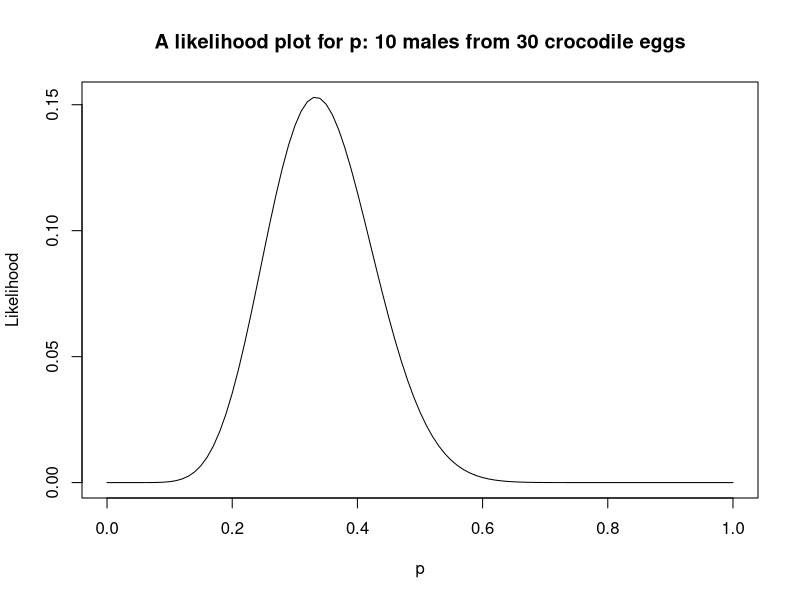
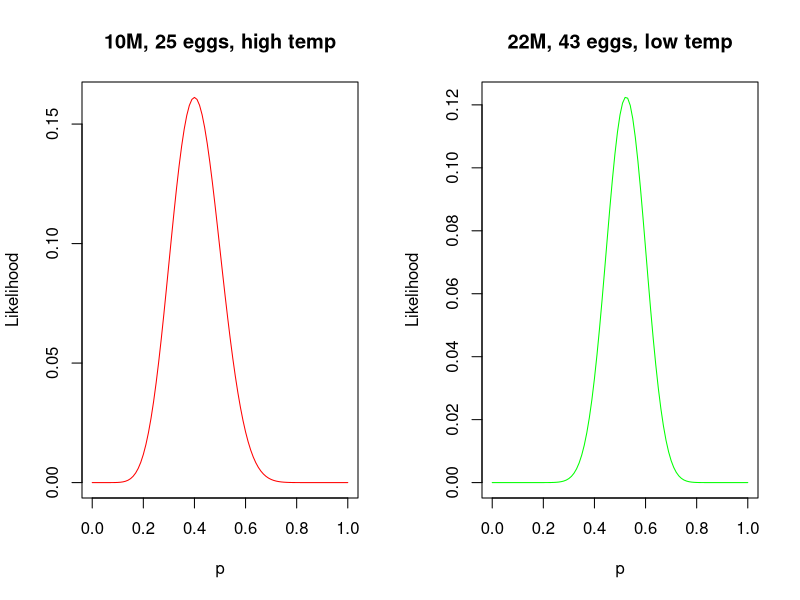
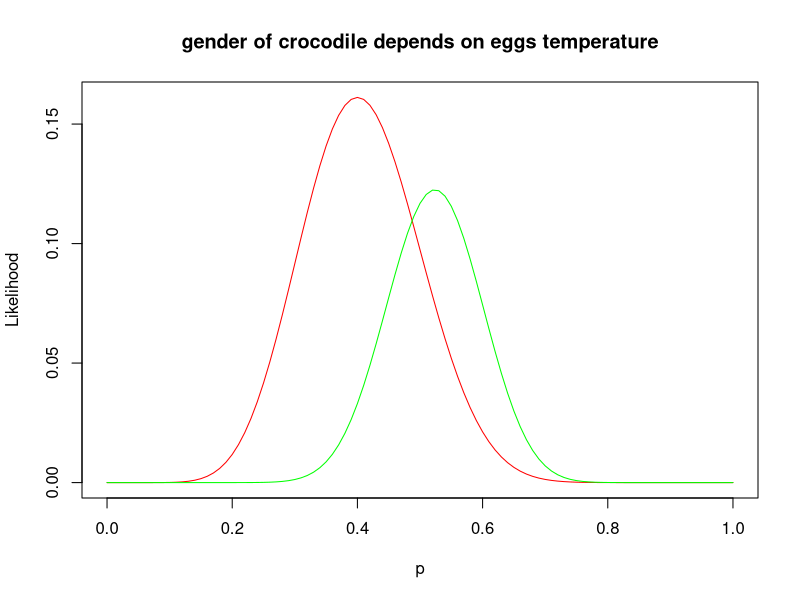

These figures' R source, in order:
# sap21 _ MAM5120 _ week 3 practical

x <- c(0,1,2,3) 
freqs <- c(5,4,2,6)
N <- sum(freqs) # counting total number of data points
mean.x <- sum(x*freqs)/N
var.x <- var(rep(x,freqs))

#### Question 1
nom <- c(0,1,2,3,4) # ..5
freq <- c(0,5,14,12,8) # ..0
NN <- sum(freq)
mean.nom <- sum(nom*freq)/NN
dpois(3,mean.nom)
ppois((1-sum(nom)),mean.nom) 
var.nom <- var(rep(nom,freq))

#### Question 2
# ETC[].


#### Question 3
#(a)
n = 30 #eggs
k = 10 #male
curve(dbinom(k,n,x),from=0,to=1,main="A likelihood plot for p: 10 males from 30 crocodile eggs",xlab="p",ylab="Likelihood")

#(b)
#Calculate an approximate 95% confidence interval for p
p = k/n
sqroot = sqrt((p*(1-p))/n)
twosqrt = 2*sqroot
pa = p + twosqrt
ps = p - twosqrt

#(c)
par(mfrow=c(1,2))
hight <- curve(dbinom(10,25,x),from=0,to=1,main="10M, 25 eggs, high temp",xlab="p",ylab="Likelihood",col="red")
lowt <- curve(dbinom(22,42,x),from=0,to=1,main="22M, 43 eggs, low temp",xlab="p",ylab="Likelihood",col="green")
par(mfrow=c(1,1))
plot(hight,type="l",col="red",main="gender of crocodile depends on eggs temperature",xlab="p",ylab="Likelihood")
lines(lowt,col="green")


#### Question 4
# ETC[].